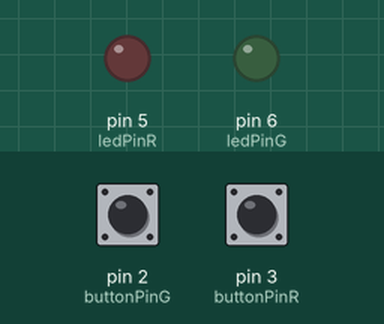
Recording of a sketch running on a simulated Arduino Uno, built with avr-gcc and run on an emulated ATmega328P. Shown: output pins drawn as LEDs (lit = HIGH). Dashed ring = blinking. The test bench sets the inputs (shaded band); at power-on: pin 3 (buttonPinR) LOW, pin 2 (buttonPinG) LOW. What the sketch prints to the serial monitor is not drawn.

Above: at 1.2 s.
1.3 s: pin 3 (buttonPinR) pulled HIGH for 1 s
At 1.9 s:
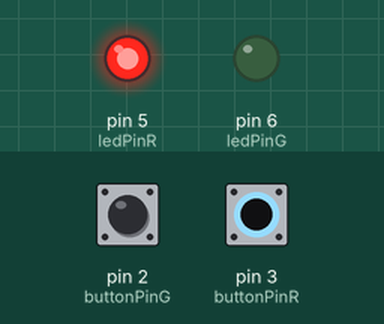
4.5 s: pin 2 (buttonPinG) pulled HIGH for 3.2 s
At 5.2 s:
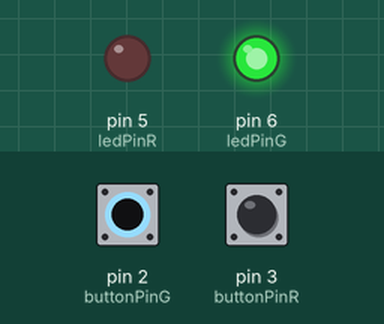
10.7 s: pin 3 (buttonPinR) pulled HIGH for 0.15 s
At 10.78 s:
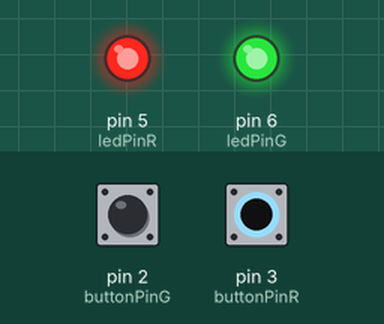
12.3 s: pin 2 (buttonPinG) driven HIGH and pin 3 (buttonPinR) driven HIGH
At 12.7 s:
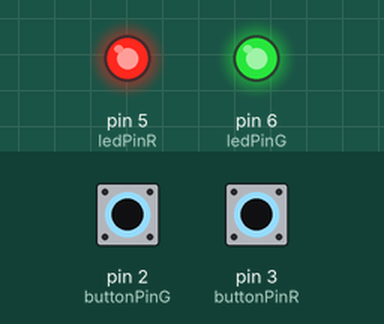
13.8 s: pin 2 (buttonPinG) driven LOW
At 15.6 s:
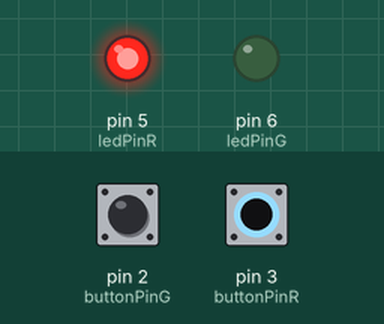
16.5 s: pin 3 (buttonPinR) driven LOW
At 17.25 s:
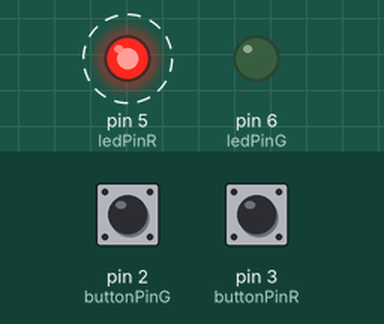
Timing chart, 0 to 20.5 s (numbered marks = the images above; inputs shaded):
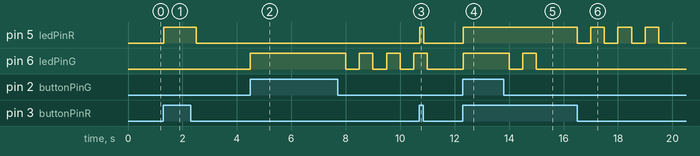

The sketch:

basic1.ino
```cpp
const int buttonPinR = 3;
const int buttonPinG = 2;
const int ledPinR = 5;
const int ledPinG = 6;

volatile int buttonStateR = 0;
volatile int buttonStateG = 0;

// Button Pressed Duration
int timeR = 0;
int timeG = 0;

int readingR = 0;
int readingG = 0;

void timerR(){

    if(buttonStateR) {
      timeR++;
    }
    else{
      if(timeR > 0) {
        timeR--;
        digitalWrite(ledPinR, digitalRead(ledPinR)^1);
      }
    }
}

void timerG(){

    if(buttonStateG) timeG++;
    else{
      if(timeG > 0){
        timeG--;
        digitalWrite(ledPinG, digitalRead(ledPinG)^1);
      }
    }
}

void ledR(){
  if(buttonStateR) digitalWrite(ledPinR, HIGH);
  else{
    if(timeR <= 0) digitalWrite(ledPinR, LOW);
  }
}

void ledG(){

  if(buttonStateG) digitalWrite(ledPinG, HIGH);
  else{
    Serial.print(timeG);
    if(timeG <= 0)digitalWrite(ledPinG, LOW);
  }
}

ISR(TIMER1_COMPA_vect) {
  timerR();
  timerG();
}

void DebounceR(){
  Serial.print("Interrupt\n");
  long long last_int_time = 0;
  long long int_time = millis();

  if (int_time - last_int_time > 180 ) {
    buttonStateR = !readingR;
  }

  last_int_time = int_time;
}

void DebounceG(){ // Debounce

  long long last_int_time = 0;
  long long int_time = millis();

  if (int_time - last_int_time > 180 ) {
    buttonStateG = !readingG;
  }

  last_int_time = int_time;
}

void setup() {
  cli();
  Serial.begin(9600);
  pinMode(buttonPinR, INPUT);
  pinMode(buttonPinG, INPUT);
  pinMode(ledPinR, OUTPUT);
  pinMode(ledPinG, OUTPUT);


  TCCR1A = 0;    TCCR1B = 0;    TCNT1 = 0;
  TCCR1B |= (1 << WGM12); // turn on CTC mode
  TCCR1B |= (1<<CS12) | (1<<CS10); // 1024 prescaler
  OCR1A = 7812;  // 0.5 sec
  TIMSK1 |= (1<<OCIE1A); // enable timer compare

  attachInterrupt(digitalPinToInterrupt(buttonPinR), DebounceR, CHANGE);
  attachInterrupt(digitalPinToInterrupt(buttonPinG), DebounceG, CHANGE);
  sei();

  //initial LED state
  digitalWrite(ledPinR, LOW);
  digitalWrite(ledPinG, LOW);

}

void loop(){
  readingR = digitalRead(buttonPinR);
  readingG = digitalRead(buttonPinG);
  ledR();
  ledG();
}
```

Measured:
- after the input at 1.3 s, pin 5 (ledPinR): LOW → HIGH at once, → LOW 1.2 s later
- after the input at 4.5 s, pin 6 (ledPinG): LOW → HIGH at once, then repeats every 1.0 s: LOW 0.50 s, HIGH 0.50 s
- after the input at 10.7 s, pin 5 (ledPinR): LOW → HIGH at once, → LOW 0.15 s later
- after the input at 12.3 s, pin 5 (ledPinR), pin 6 (ledPinG): LOW → HIGH at once
- after the input at 13.8 s, pin 6 (ledPinG): HIGH → LOW after 0.20 s, → HIGH 0.50 s later, → LOW 0.50 s later
- after the input at 16.5 s, pin 5 (ledPinR): alternates HIGH for 0.50 s and LOW for 0.50 s, starting at once
